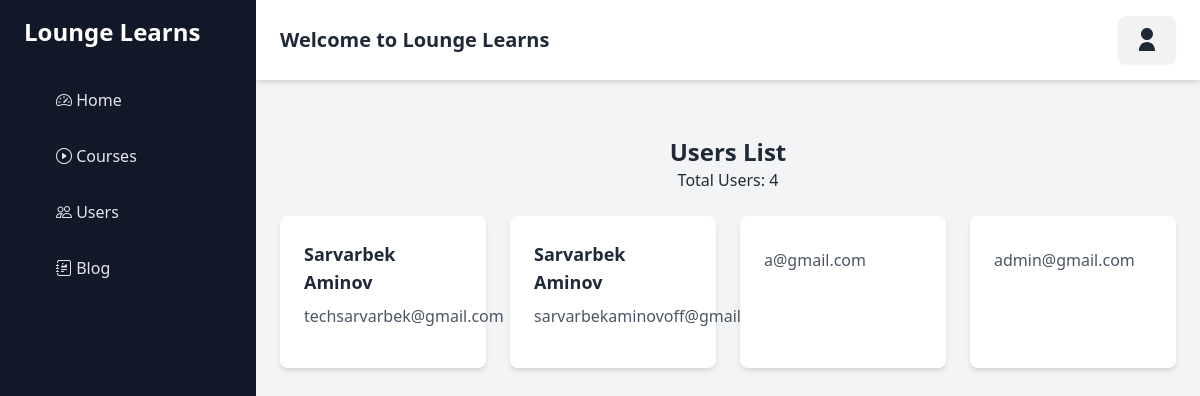
The page /dashboard/users/ (signed in) on the database its author committed.
### user/models.py (models this page shows, shortened)
class CustomUser(AbstractBaseUser, PermissionsMixin):
    username = models.CharField(max_length=20, null=True, blank=True)
    email = models.EmailField(unique=True)
    first_name = models.CharField(max_length=30, blank=True)
    last_name = models.CharField(max_length=30, blank=True)
    confirmation_code = models.PositiveIntegerField(validators=[validate_min_length], blank=True, null=True)
    is_active = models.BooleanField(default=False)
    is_staff = models.BooleanField(default=False)
    is_superuser = models.BooleanField(default=False)
    date_joined = models.DateTimeField(default=timezone.now)
    objects = CustomUserManager()
    USERNAME_FIELD = 'email'
    REQUIRED_FIELDS = []

### dashboard/views.py (the view)
# urls.py: path('users/', users_view, name='users'),
@login_required
def users_view(request):
    users = CustomUser.objects.all().order_by('-id')
    return render(request, 'dashboard/users.html', {'users': users})

### templates/dashboard/users.html
{% extends 'base.html' %}
{% block content %}
<div class="container mx-auto py-8">
    <h1 class="text-2xl font-bold text-center">Users List</h1>
    <p class="text-center mb-6">Total Users: {{ users|length }}</p>
    <div class="grid grid-cols-1 sm:grid-cols-2 md:grid-cols-3 lg:grid-cols-4 gap-6">
        {% for user in users %}
        <div class="bg-white shadow-md rounded-lg p-6">
            <h2 class="text-lg font-semibold mb-2">{{ user.first_name }} {{ user.last_name }}</h2>
            <p class="text-gray-600 mb-4">{{ user.email }}</p>
        </div>
        {% empty %}
        <p class="text-center col-span-full">No users found.</p>
        {% endfor %}
    </div>
</div>
{% endblock content %}

### templates/base.html (shortened to what this page needs)
<!DOCTYPE html>
<html lang="en">
<head>
    <link href="https://cdn.jsdelivr.net/npm/tailwindcss@2.2.19/dist/tailwind.min.css" rel="stylesheet">
    <link href="https://cdnjs.cloudflare.com/ajax/libs/daisyui/4.12.10/full.css" rel="stylesheet">
    <link href="https://cdn.jsdelivr.net/npm/bootstrap-icons/font/bootstrap-icons.css" rel="stylesheet">
</head>
<body class="bg-gray-100">
    <div class="flex h-screen lg:overflow-hidden relative">
        <div id="sidebar" class="fixed inset-y-0 left-0 w-64 bg-gray-900 text-white sidebar">
            <div class="px-6 py-4">
                <h2 class="text-2xl font-semibold text-white">Lounge Learns</h2>
            </div>
            <nav class="flex-1 px-6 py-4">
                <ul class="space-y-4">
                    <li>
                        <a href="{% url 'dashboard:home' %}" class="flex items-center px-4 py-2 text-gray-200 transition-colors duration-300 transform rounded-md hover:bg-gray-800">
                            <span class="mx-4 font-medium"><i class="bi bi-speedometer2"></i> Home</span>
                        </a>
                    </li>
                    <li>
                        <a href="{% url 'course:home' %}" class="flex items-center px-4 py-2 text-gray-200 transition-colors duration-300 transform rounded-md hover:bg-gray-800">
                            <span class="mx-4 font-medium"><i class="bi bi-play-circle"></i> Courses</span>
                        </a>
                    </li>
                    <li>
                        <a href="{% url 'dashboard:users' %}" class="flex items-center px-4 py-2 text-gray-200 transition-colors duration-300 transform rounded-md hover:bg-gray-800">
                            <span class="mx-4 font-medium"><i class="bi bi-people"></i> Users</span>
                        </a>
                    </li>
                    <li>
                        <a href="{% url 'blog:blogs' %}" class="flex items-center px-4 py-2 text-gray-200 transition-colors duration-300 transform rounded-md hover:bg-gray-800">
                            <span class="mx-4 font-medium"><i class="bi bi-journal-richtext"></i> Blog</span>
                        </a>
                    </li>
                </ul>
            </nav>
        </div>
        <div id="content" class="flex flex-col flex-1 content-wrapper">
            <header class="flex items-center justify-between px-6 py-4 bg-white shadow-md">
                <h1 class="text-xl font-semibold text-gray-800">
                    {% block headername %}Welcome to Lounge Learns{% endblock headername %}
                </h1>
                <div class="dropdown dropdown-end bg-white">
                    <div tabindex="0" role="button" class="btn flex items-center space-x-2 text-gray-800 hover:bg-blue-600">
                        <svg width="24" height="24" viewBox="0 0 24 24" xmlns="http://www.w3.org/2000/svg" fill="#1f2937">
                            <path d="M12 12c3.313 0 6-2.687 6-6S15.313 0 12 0 6 2.687 6 6s2.687 6 6 6zm0 2c-4.418 0-8 3.582-8 8v1h16v-1c0-4.418-3.582-8-8-8z"/>
                        </svg>
                    </div>
                </div>
            </header>
            <main class="flex-1 p-6 overflow-y-auto">
                {% block content %}{% endblock %}
            </main>
        </div>
    </div>
</body>
</html>

### templates/base.html (style rules this page uses)
.sidebar { transform: translateX(-100%); transition: transform 0.3s ease-in-out; z-index: 40; display: flex; flex-direction: column; }
.content-wrapper { transition: margin-left 0.3s ease-in-out; height: 100vh; overflow-y: auto; }
@media (min-width: 1024px) { .sidebar { transform: translateX(0); } }
@media (min-width: 1024px) { .content-wrapper { margin-left: 16rem; } }

### rows shown on the page
CustomUser: first_name "Sarvarbek", last_name "Aminov", email "techsarvarbek@gmail.com"
CustomUser: first_name "Sarvarbek", last_name "Aminov", email "sarvarbekaminovoff@gmail.com"
CustomUser: email "a@gmail.com"
CustomUser: email "admin@gmail.com"

### other values the page prints
{{ users|length }} "4"
